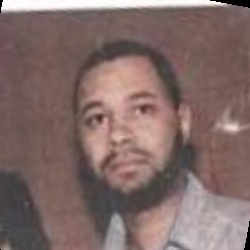
#> input picture Images/Aaron_Patterson_0001.jpg, 250 x 250 px; its folder holds only this picture in this run
$ python ObjectDetection.py
#> lines starting #> are read from the running program, lines starting #| are printed output that depends on the picture; after the words box and inside, x2 and y2 are one past the last pixel; in counts of white or black regions, pixels touching at a corner belong together
import cv2
import os

# Initialize cascade variables for cots, dogs and humans
frontFaceCascade = cv2.CascadeClassifier('haarcascade_frontalface_default.xml')
catFaceCascade = cv2.CascadeClassifier('haarcascade_frontalcatface_extended.xml')
dogFaceCascade = cv2.CascadeClassifier('cascade/cascade.xml')

# Store the images from inside the ./image folder into a list
testImages = os.listdir('./Images')

# Iterate through every element of the images list
for ( x ) in testImages:
    # Read the image and set it to a variable called tempImage
    tempImage = cv2.imread('Images/'+x)
#> tempImage is the input picture: shape (250, 250, 3); mean B, G, R 103.7, 106.9, 129.7
    # Converting tempImage to grayscale
    grayImage = cv2.cvtColor(tempImage, cv2.COLOR_BGR2GRAY)
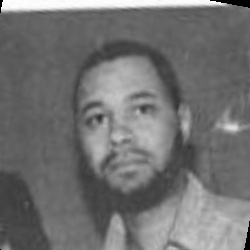
#> grayImage: shape (250, 250); min 0, max 255, mean 113.4

    # Slide a window across every coordinate on the image to check if it has front face features
    # If a feature is detected during this process then store the coordinates of the location inside a list
    # catFace is the list for the coordinates of cat facial features
    catFace = catFaceCascade.detectMultiScale(
                grayImage,
                scaleFactor=1.1,
                minNeighbors=4,
                )
#> catFace = ()

    # For all the coordinates found in the catFace list, draw a rectangle to highlight the location of the cats found within the image
    # Also include the text 'cat' within the boundaries of the drawn rectangle indicating that a cat was detected in the image
    for (x,y,w,h) in catFace:
            cv2.rectangle(tempImage, (x,y), (x+w, y+h), (138,43,226), 1)
            cv2.putText(tempImage, 'Cat', (x,y+20), cv2.FONT_HERSHEY_SIMPLEX, 0.5, (138,43,226), 2)
#> this loop made 0 passes

    # If the detectMultiScale function does not detect features then it will return an empty list
    # So if no cats were detected in tempImage then check for human features
    if(len(catFace) == 0):
        # front is the list for the coordinates of human facial features
        frontFace = frontFaceCascade.detectMultiScale(
            grayImage,
            scaleFactor=1.1,
            minNeighbors=6,
            minSize=(64,64),
            flags=cv2.CASCADE_SCALE_IMAGE
            )
#> frontFace = [[61, 66, 122, 122]]
        # For all the coordinates found in the frontFace list, draw a rectangle to highlight the location of the humans found within the image
        # Also include the text 'human' within the boundaries of the drawn rectangle indicating that a human was detected in the image
        for (x,y,w,h) in frontFace:
            cv2.rectangle(tempImage, (x,y), (x+w, y+h), (36,255,12), 1)
            cv2.putText(tempImage, 'Human', (x,y+20), cv2.FONT_HERSHEY_SIMPLEX, 0.5, (36,255,12), 2)
#> this loop made 1 pass
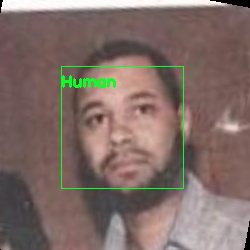
#> tempImage: shape (250, 250, 3); 1.36% of pixels changed, all inside (x1, y1, x2, y2) = (61, 66, 184, 189)
        # If both the catFace list and the frontFace list are empty then check if the object(s) in the image are dogs
        if(len(frontFace) == 0):
            # dogface is the list for the coordinates of dog facial features
            dogFace = dogFaceCascade.detectMultiScale(
                grayImage,
                scaleFactor=1.1,
                minNeighbors=10,
                minSize=(69,69),
                flags=cv2.CASCADE_SCALE_IMAGE
            )
            # For all the coordinates found in the dogFace list, draw a rectangle to highlight the location of the dogs found within the image
            # Also include the text 'dog' within the boundaries of the drawn rectangle indicating that a dog was detected in the image
            for (x,y,w,h) in dogFace:
                cv2.rectangle(tempImage, (x,y), (x+w, y+h), (255,140,0), 1)
                cv2.putText(tempImage, 'Dog', (x,y+20), cv2.FONT_HERSHEY_SIMPLEX, 0.5, (255,140,0), 2)

    # displays the results in a window called tempImage
    # pink rectangles indicate that the object in the image is a cat
    # green rectangles indicate that the object in the image is a human
    # blue rectangles indicate that the object in the image is a dog
    cv2.imshow('tempImage', tempImage)
    # waits until a key is pressed to go to the next image
    cv2.waitKey()

$ run again, on Images/Abraham_Foxman_0001.jpg
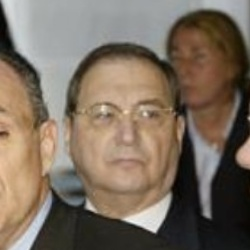
#> input picture Images/Abraham_Foxman_0001.jpg, 250 x 250 px
#> tempImage is the input picture: shape (250, 250, 3); mean B, G, R 94.5, 109.1, 123.3
#> `grayImage = cv2.cvtColor(tempImage, cv2.COLOR_BGR2GRAY)`:
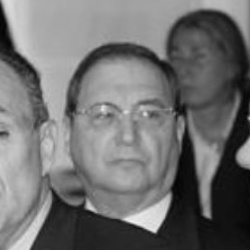
#> grayImage: shape (250, 250); min 3, max 243, mean 111.7
#> catFace = ()
#> frontFace = [[66, 68, 127, 127]]
#> the loop `for (x,y,w,h) in frontFace:` made 1 pass
#> after the loop `for (x,y,w,h) in frontFace:`:
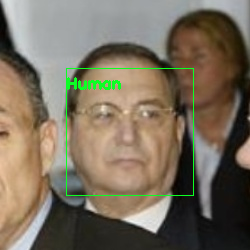
#> tempImage: shape (250, 250, 3); 1.39% of pixels changed, all inside (x1, y1, x2, y2) = (66, 68, 194, 196)

$ run again, on Images/Aaron_Peirsol_0003.jpg
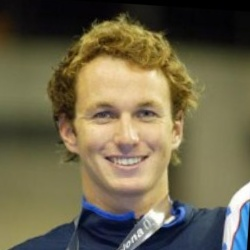
#> input picture Images/Aaron_Peirsol_0003.jpg, 250 x 250 px
#> tempImage is the input picture: shape (250, 250, 3); mean B, G, R 75.9, 101.8, 109.9
#> `grayImage = cv2.cvtColor(tempImage, cv2.COLOR_BGR2GRAY)`:
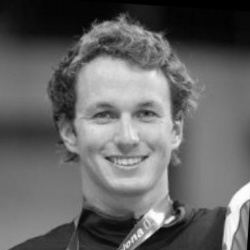
#> grayImage: shape (250, 250); min 0, max 255, mean 101.3
#> catFace = ()
#> frontFace = [[59, 61, 133, 133]]
#> the loop `for (x,y,w,h) in frontFace:` made 1 pass
#> after the loop `for (x,y,w,h) in frontFace:`:
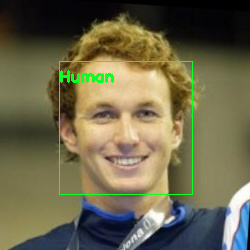
#> tempImage: shape (250, 250, 3); 1.43% of pixels changed, all inside (x1, y1, x2, y2) = (59, 61, 193, 195)
